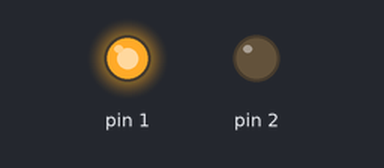
A sketch run on a simulated Arduino Uno, built with avr-gcc and run on an emulated ATmega328P. Parts: output pins drawn as LEDs (lit = HIGH).

Above: at 1.0 s.
At 3.15 s:
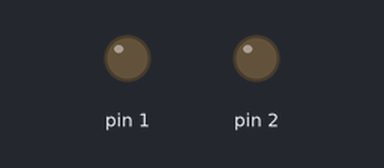
At 5.8 s:
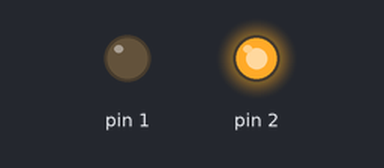
Timing chart, 0 to 7.4 s (numbered marks = the images above):
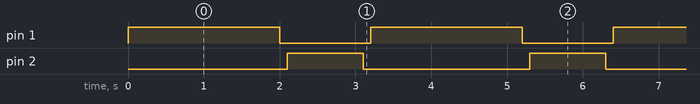

The sketch:

shiny_lappi_juttuli1.ino
```cpp
// C++ code
//
void setup()
{
  pinMode(1, OUTPUT);
  pinMode(2, OUTPUT);
}

void loop()
{
  digitalWrite(1, HIGH);
  delay(2000); // Wait for 1000 millisecond(s)
  digitalWrite(1, LOW);
  delay(100); // Wait for 1000 millisecond(s)
  digitalWrite(2, HIGH);
  delay(1000); // wait for 1000 millisecond(s)
  digitalWrite(2, LOW);
  delay(100); // wait for 1000 millisecond(s)
}
```

Measured:
- by itself, pin 1: alternates HIGH for 2.0 s and LOW for 1.2 s
- by itself, pin 2: alternates HIGH for 1.0 s and LOW for 2.2 s
- by itself, everything shown: repeats every 3.2 s, in 4 steps
